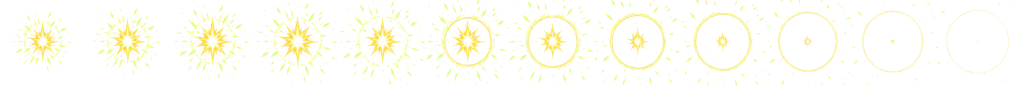
#> input picture characters/dandan/fx/fx_impact.webp, 2040 x 170 px, given in place of 001.png, which was not available (shown at 1/2 size)
$ python fx.py
#> lines starting #> are read from the running program, lines starting #| are printed output that depends on the picture; pictures that were not available may be replaced by others from this repository, and a replacement may not be noted
import json,os,numpy as np
from PIL import Image
def F(n,i,size):
#> called with n = 'quake', i = 1, size = (320, 180)
    return np.array(Image.open(f'../raw/fx_{n}/{i:03d}.png').convert('RGB').resize(size,Image.LANCZOS)).astype(np.float32)
def lumalpha(a,floor=8):
#> called with floor = 8
    m=a.max(-1); al=np.clip((m-floor)/(255-floor),0,1)
#> after `m = a.max(-1)`:
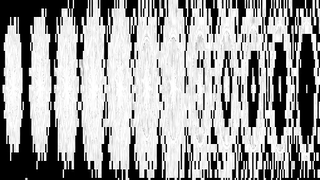
#> m: shape (180, 320) float32; min 0, max 255, mean 158.4
    c=a/np.maximum(m[...,None],1)*255
    c=np.where(al[...,None]>0,c,0)
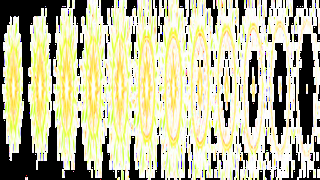
#> c: shape (180, 320, 3) float32; mean of channels 0, 1, 2 187.9, 186.8, 155; drawn as R, G, B
    return np.dstack([c.clip(0,255),al*255]).astype(np.uint8)
#> returned value: shape (180, 320, 4)
FX={
 'quake': dict(size=(320,180),frames=[1,3,5,7,9,12,15,19,24,30],fps=13,loop=False),
 'impact':dict(size=(170,170),frames=[1,3,5,7,9,11,13,15,17,19,21,23],fps=24,loop=False),
}
os.makedirs('../out/fx',exist_ok=True); meta={}
def save(name,ims,o):
    w,h=ims[0].size; cols=min(len(ims),max(1,2048//w)); rows=(len(ims)+cols-1)//cols
    sh=Image.new('RGBA',(w*cols,h*rows),(0,0,0,0))
    for j,im in enumerate(ims): sh.paste(im,((j%cols)*w,(j//cols)*h))
    sh.save(f'../out/fx/fx_{name}.webp','WEBP',quality=int(os.environ.get('Q','70')),alpha_quality=85,method=6)
    meta[name]=dict(file=f'fx_{name}.webp',w=w,h=h,cols=cols,n=len(ims),fps=o['fps'],loop=o['loop'],**({'loopFrom':o['loopFrom']} if 'loopFrom' in o else {}))
    print(name,len(ims),sh.size,os.path.getsize(f'../out/fx/fx_{name}.webp')//1024,'KB')
for n,o in FX.items():
    save(n,[Image.fromarray(lumalpha(F(n,i,o['size']))) for i in o['frames']],o)
#> call 2 of F, with n = 'quake', i = 3, size = (320, 180)
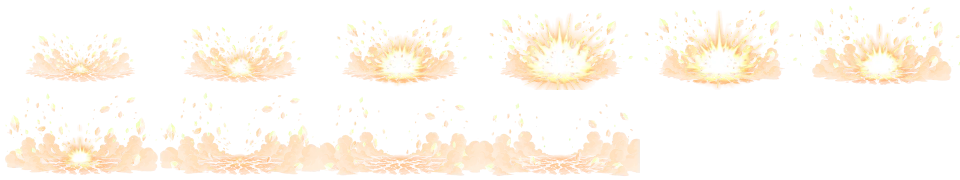
#> input picture characters/dandan/fx/fx_quake.webp, 1920 x 360 px, given in place of 003.png, which was not available (shown at 1/2 size)
#> in F (call 2), `return np.array(Image.open(f'../raw/fx_{n}/{i:03d}.png').convert('RGB'..`:
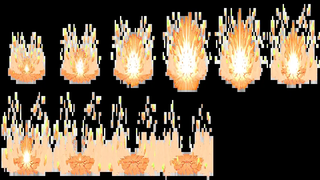
#> returned value: shape (180, 320, 3) float32; mean of channels 0, 1, 2 102.7, 88.1, 70; drawn as R, G, B
#> call 2 of lumalpha, with floor = 8
#> in lumalpha (call 2), `m = a.max(-1)`:
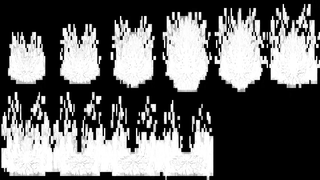
#> m: shape (180, 320) float32; min 0, max 255, mean 103.3
#> in lumalpha (call 2), `c=np.where(al[...,None]>0,c,0)`:
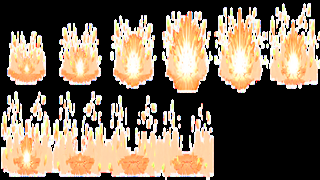
#> c: shape (180, 320, 3) float32; mean of channels 0, 1, 2 123.7, 108, 89.5; drawn as R, G, B
#> in lumalpha (call 2), `return np.dstack([c.clip(0,255),al*255]).astype(np.uint8)`:
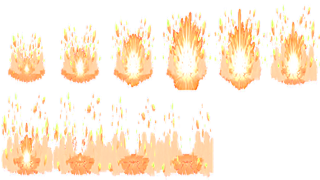
#> returned value: shape (180, 320, 4); mean of channels 0, 1, 2, 3 123.6, 107.8, 89.3, 102.1; transparent parts drawn white
#> (the run stopped early here; a loop or call above may not have finished)
